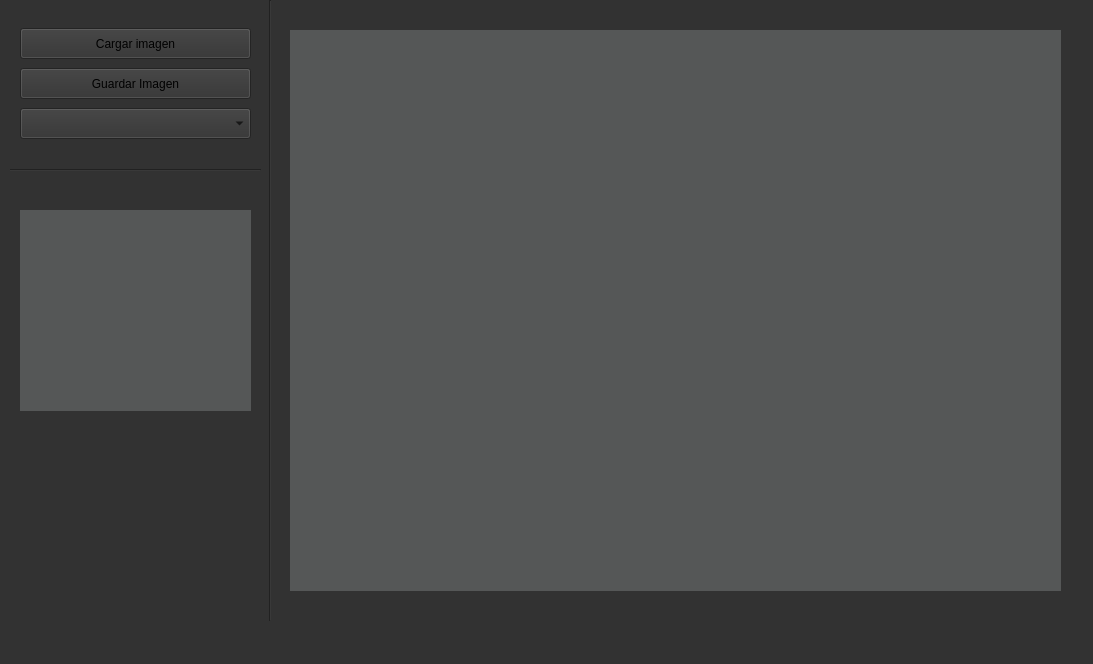
<?xml version="1.0" encoding="UTF-8"?>
<ui version="4.0">
 <class>Interfaz</class>
 <widget class="QMainWindow" name="Interfaz">
  <property name="geometry">
   <rect>
    <x>0</x>
    <y>0</y>
    <width>1093</width>
    <height>664</height>
   </rect>
  </property>
  <property name="windowTitle">
   <string>Interfaz</string>
  </property>
  <property name="styleSheet">
   <string notr="true">background-color: rgb(50, 50, 50);</string>
  </property>
  <widget class="QWidget" name="centralWidget">
   <widget class="QComboBox" name="filtros">
    <property name="geometry">
     <rect>
      <x>20</x>
      <y>108</y>
      <width>231</width>
      <height>31</height>
     </rect>
    </property>
   </widget>
   <widget class="QPushButton" name="pushButton">
    <property name="geometry">
     <rect>
      <x>20</x>
      <y>28</y>
      <width>231</width>
      <height>31</height>
     </rect>
    </property>
    <property name="styleSheet">
     <string notr="true"/>
    </property>
    <property name="text">
     <string>Cargar imagen</string>
    </property>
   </widget>
   <widget class="QPushButton" name="pushButton_2">
    <property name="geometry">
     <rect>
      <x>20</x>
      <y>68</y>
      <width>231</width>
      <height>31</height>
     </rect>
    </property>
    <property name="text">
     <string>Guardar Imagen</string>
    </property>
   </widget>
   <widget class="QLabel" name="label">
    <property name="geometry">
     <rect>
      <x>20</x>
      <y>210</y>
      <width>231</width>
      <height>201</height>
     </rect>
    </property>
    <property name="styleSheet">
     <string notr="true">background-color: rgb(85, 87, 87);</string>
    </property>
    <property name="text">
     <string/>
    </property>
    <property name="pixmap">
     <pixmap resource="images.qrc">:/img/Img/Logo.png</pixmap>
    </property>
    <property name="scaledContents">
     <bool>true</bool>
    </property>
   </widget>
   <widget class="QLabel" name="label_2">
    <property name="geometry">
     <rect>
      <x>290</x>
      <y>30</y>
      <width>771</width>
      <height>561</height>
     </rect>
    </property>
    <property name="styleSheet">
     <string notr="true">background-color: rgb(85, 87, 87);</string>
    </property>
    <property name="text">
     <string/>
    </property>
    <property name="scaledContents">
     <bool>true</bool>
    </property>
   </widget>
   <widget class="Line" name="line">
    <property name="geometry">
     <rect>
      <x>260</x>
      <y>0</y>
      <width>20</width>
      <height>621</height>
     </rect>
    </property>
    <property name="orientation">
     <enum>Qt::Vertical</enum>
    </property>
   </widget>
   <widget class="Line" name="line_2">
    <property name="geometry">
     <rect>
      <x>10</x>
      <y>160</y>
      <width>251</width>
      <height>20</height>
     </rect>
    </property>
    <property name="orientation">
     <enum>Qt::Horizontal</enum>
    </property>
   </widget>
  </widget>
  <widget class="QMenuBar" name="menuBar">
   <property name="geometry">
    <rect>
     <x>0</x>
     <y>0</y>
     <width>1093</width>
     <height>22</height>
    </rect>
   </property>
  </widget>
  <widget class="QStatusBar" name="statusBar"/>
 </widget>
 <layoutdefault spacing="6" margin="11"/>
 <resources>
  <include location="images.qrc"/>
 </resources>
 <connections/>
</ui>
